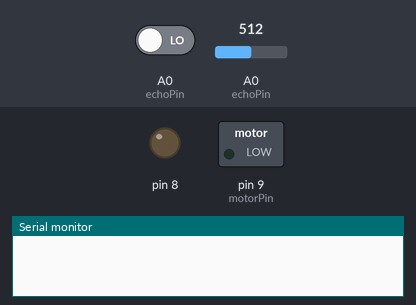
Recording of a sketch running on a simulated Arduino Uno, built with avr-gcc and run on an emulated ATmega328P. Parts: switched loads named in the sketch (green lamp = pin HIGH), output pins drawn as LEDs (lit = HIGH), the last lines printed to the serial monitor. The inputs (shaded band) are chosen by the test bench; at power-on: A0 (echoPin) LOW, A0 (echoPin) = 512.

Above: at 0.1 s.
At 38.1 s:
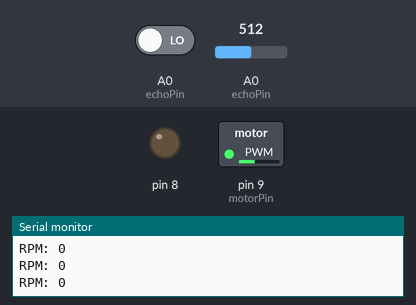
Timing chart, 0 to 39.6 s (numbered marks = the images above):
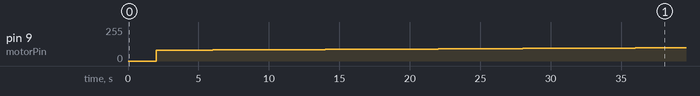

The sketch:

Stirring.ino
```cpp
#define SLAVE_ADDR 8
#include <Wire.h>
#include <string.h>

const int motorPin = 9;
const int echoPin =A0;
float rps;
int rpm;
float time1;
float time2;
int user = 80;

void setup()
{
  pinMode(motorPin, OUTPUT);
  pinMode(echoPin, INPUT);
  Serial.begin(9600);

  pinMode(A0, INPUT);
  pinMode(8, OUTPUT);

  Wire.begin(SLAVE_ADDR);
  Wire.onRequest(requestEvent);
}

void requestEvent() {
  char sendRPM[4];
  dtostrf(rpm, 4, 0, sendRPM);
  Serial.println(sendRPM);
  Wire.write(sendRPM);
}

void loop()
{
  time1 = pulseIn(echoPin, LOW);
  time2 = pulseIn(echoPin, HIGH);
  rps = 1000000/(2*(time1+time2));
  rpm = rps*60;

  int input = analogRead(echoPin);
  Serial.print("\nRPM: ");
  Serial.print(rpm);
  if (rpm > 1350){
    user--;
  }
  if (rpm < 650) {
    user++;
  }
  analogWrite(motorPin,user);
}
```

Measured:
- by itself, pin 9 (motorPin): moves from 0/255 to 99/255 over 36.0 s
